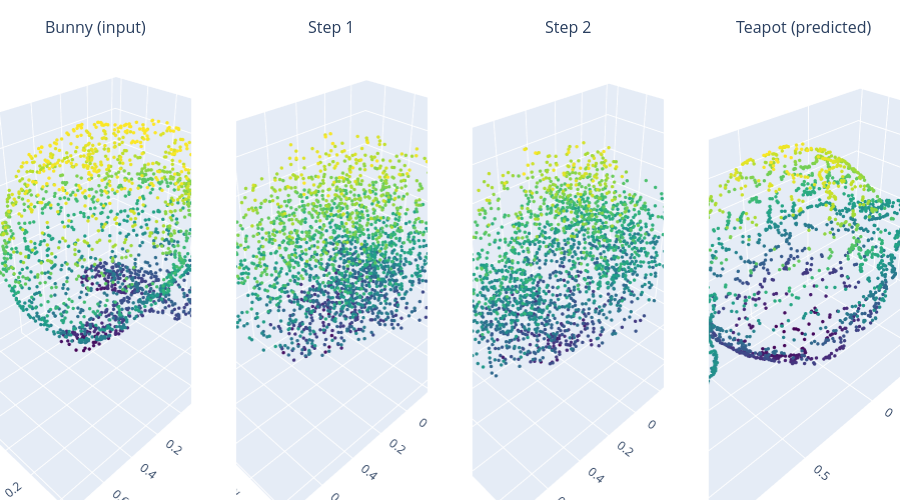

The code cell stored with this chart in its notebook:
### Markdown cell above
# Bunny -> Teapot

### Code cell
print("=== Bunny → Teapot ===")
pred_bunny = show_transition(BUNNY_PATH, model_bunny, DEVICE, "Bunny (input)")

### Figure 1 — Plotly figure (JSON) as saved in the notebook; plotly's stock layout.template omitted (floating-point values rounded to 4 significant figures; data arrays with more than 128 entries replaced by an {"elided": "..."} marker saying what was removed)
{"data": [{"marker": {"color": {"elided": "2048 float values"}, "colorscale": [[0.0, "#440154"], [0.1111, "#482878"], [0.2222, "#3e4989"], [0.3333, "#31688e"], [0.4444, "#26828e"], [0.5556, "#1f9e89"], [0.6667, "#35b779"], [0.7778, "#6ece58"], [0.8889, "#b5de2b"], [1.0, "#fde725"]], "size": 2}, "mode": "markers", "showlegend": false, "x": {"elided": "2048 float values"}, "y": {"elided": "2048 float values"}, "z": {"elided": "2048 float values"}, "type": "scatter3d", "scene": "scene"}, {"marker": {"color": {"elided": "2048 float values"}, "colorscale": [[0.0, "#440154"], [0.1111, "#482878"], [0.2222, "#3e4989"], [0.3333, "#31688e"], [0.4444, "#26828e"], [0.5556, "#1f9e89"], [0.6667, "#35b779"], [0.7778, "#6ece58"], [0.8889, "#b5de2b"], [1.0, "#fde725"]], "size": 2}, "mode": "markers", "showlegend": false, "x": {"elided": "2048 float values"}, "y": {"elided": "2048 float values"}, "z": {"elided": "2048 float values"}, "type": "scatter3d", "scene": "scene2"}, {"marker": {"color": {"elided": "2048 float values"}, "colorscale": [[0.0, "#440154"], [0.1111, "#482878"], [0.2222, "#3e4989"], [0.3333, "#31688e"], [0.4444, "#26828e"], [0.5556, "#1f9e89"], [0.6667, "#35b779"], [0.7778, "#6ece58"], [0.8889, "#b5de2b"], [1.0, "#fde725"]], "size": 2}, "mode": "markers", "showlegend": false, "x": {"elided": "2048 float values"}, "y": {"elided": "2048 float values"}, "z": {"elided": "2048 float values"}, "type": "scatter3d", "scene": "scene3"}, {"marker": {"color": {"elided": "2048 float values"}, "colorscale": [[0.0, "#440154"], [0.1111, "#482878"], [0.2222, "#3e4989"], [0.3333, "#31688e"], [0.4444, "#26828e"], [0.5556, "#1f9e89"], [0.6667, "#35b779"], [0.7778, "#6ece58"], [0.8889, "#b5de2b"], [1.0, "#fde725"]], "size": 2}, "mode": "markers", "showlegend": false, "x": {"elided": "2048 float values"}, "y": {"elided": "2048 float values"}, "z": {"elided": "2048 float values"}, "type": "scatter3d", "scene": "scene4"}], "layout": {"scene": {"domain": {"x": [0.0, 0.2125], "y": [0.0, 1.0]}}, "scene2": {"domain": {"x": [0.2625, 0.475], "y": [0.0, 1.0]}}, "scene3": {"domain": {"x": [0.525, 0.7375], "y": [0.0, 1.0]}}, "scene4": {"domain": {"x": [0.7875, 1.0], "y": [0.0, 1.0]}}, "annotations": [{"font": {"size": 16}, "showarrow": false, "text": "Bunny (input)", "x": 0.1062, "xanchor": "center", "xref": "paper", "y": 1.0, "yanchor": "bottom", "yref": "paper"}, {"font": {"size": 16}, "showarrow": false, "text": "Step 1", "x": 0.3688, "xanchor": "center", "xref": "paper", "y": 1.0, "yanchor": "bottom", "yref": "paper"}, {"font": {"size": 16}, "showarrow": false, "text": "Step 2", "x": 0.6313, "xanchor": "center", "xref": "paper", "y": 1.0, "yanchor": "bottom", "yref": "paper"}, {"font": {"size": 16}, "showarrow": false, "text": "Teapot (predicted)", "x": 0.8938, "xanchor": "center", "xref": "paper", "y": 1.0, "yanchor": "bottom", "yref": "paper"}], "margin": {"l": 0, "r": 0, "t": 40, "b": 0}, "height": 500}}
